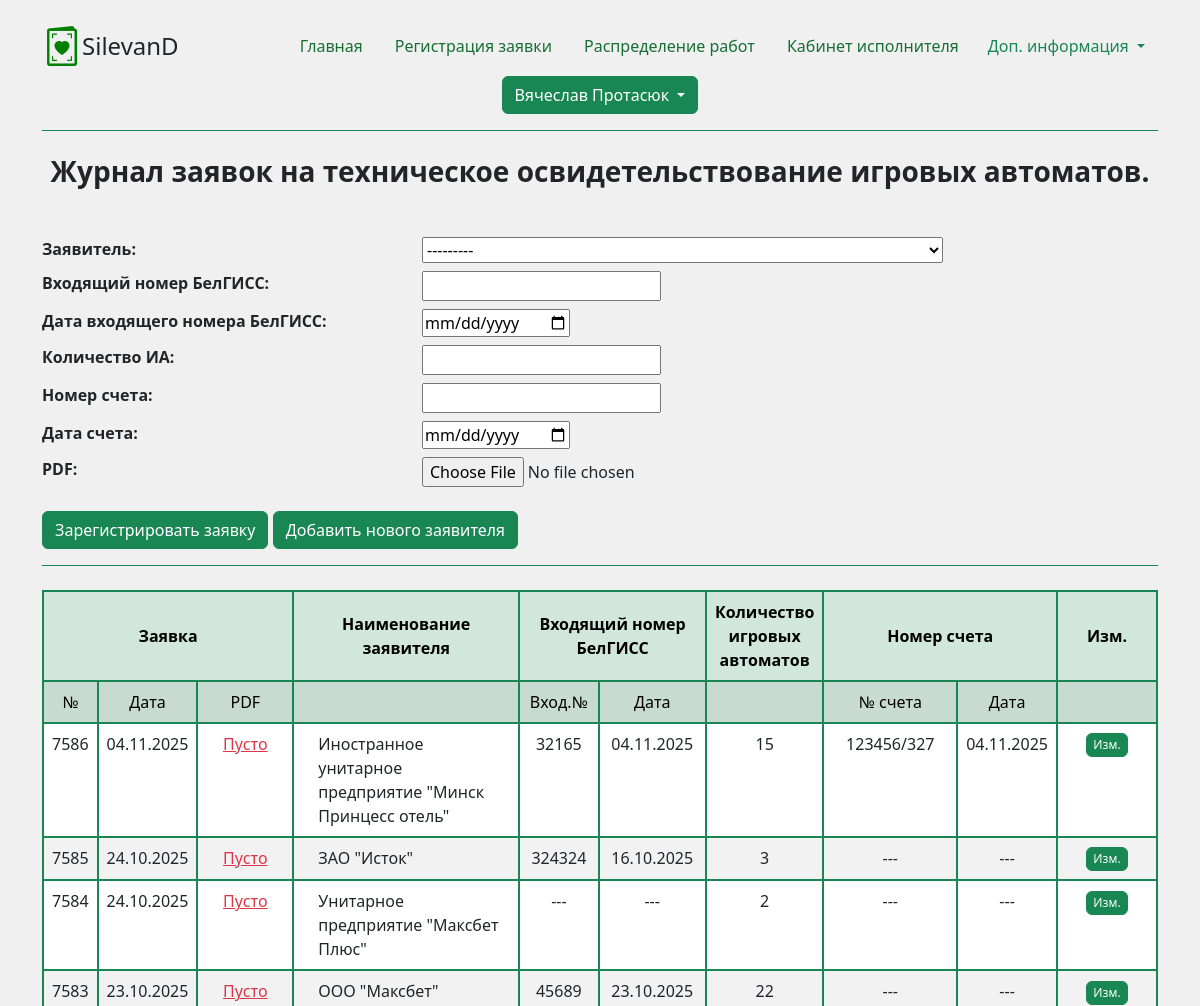
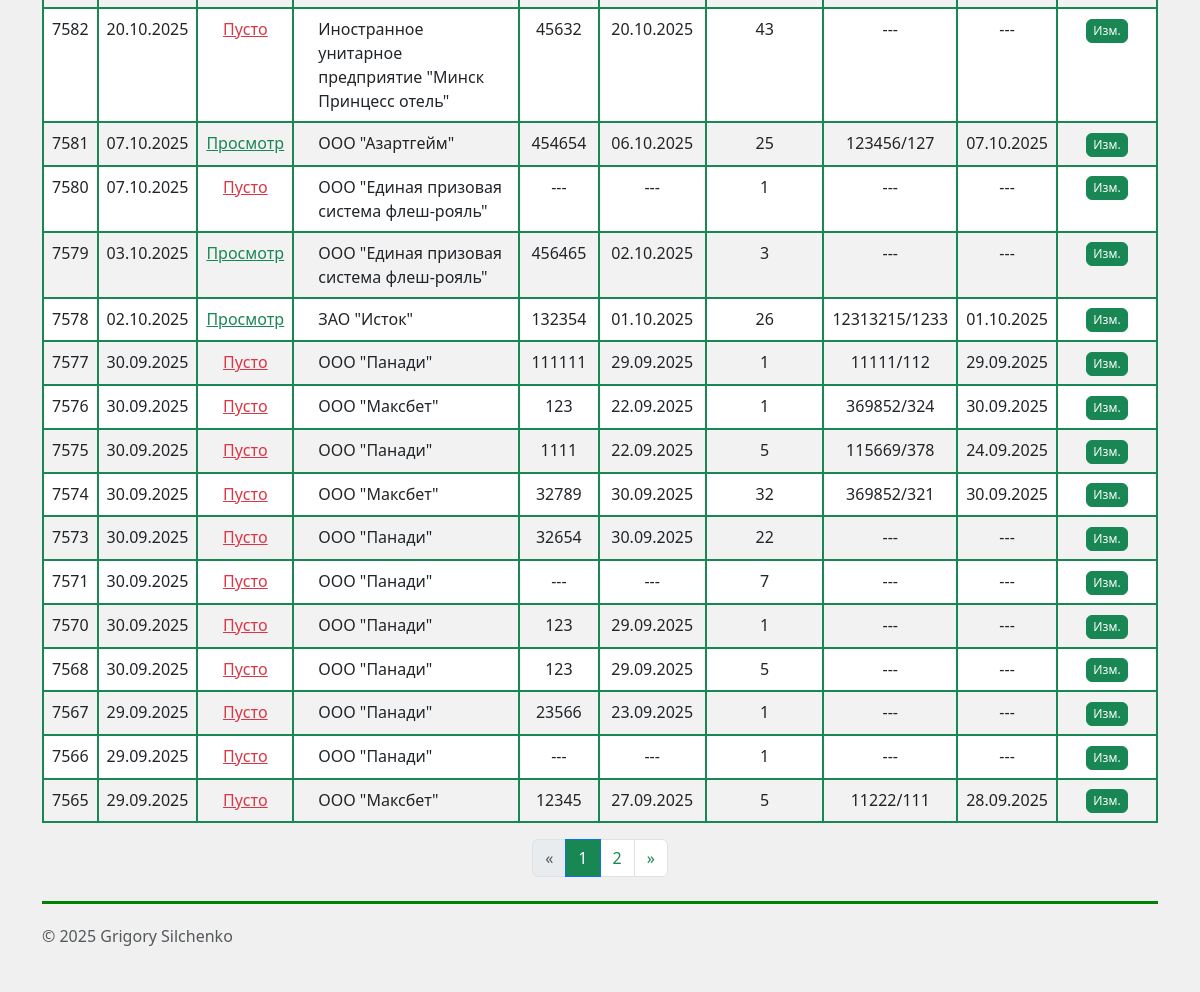
/application/ (signed in), run on the app's committed database (2 pictures, top to bottom).
### application/models.py (models this page shows, shortened)
class Application(models.Model):
    application_number = models.IntegerField()
    created_on = models.DateField(default=timezone.now, blank=True, null=True)
    application_number_belgiss = models.IntegerField(blank=True, null=True, verbose_name='Входящий номер БелГИСС')
    date_belgiss = models.DateField(blank=True, null=True, verbose_name='Дата входящего номера БелГИСС')
    num_of_mach = models.IntegerField(verbose_name='Количество ИА')
    bill_number = models.CharField(max_length=20, blank=True, null=True, verbose_name='Номер счета')
    bill_date = models.DateField(blank=True, null=True, verbose_name='Дата счета')
    pdf = models.FileField(verbose_name='PDF', upload_to='PDF/', blank=True, null=True)
    declarant = models.ForeignKey('Declarant', on_delete=models.CASCADE, related_name='applications', verbose_name='Заявитель')
    status = models.ForeignKey('Status', on_delete=models.CASCADE, related_name='applications')

class Declarant(models.Model):
    name = models.CharField(max_length=200, verbose_name='Наименование заявителя')
    address = models.TextField(max_length=500, verbose_name='Юридический адрес')
    unp = models.IntegerField(verbose_name='УНП')
    def __str__(self):
        return self.name

### application/views.py (the view, shortened to what this page needs)
# urls.py: path('', include('application.urls')),
@permission_required('application.view_application')
def application(request):
    applications = Application.objects.all().order_by('-id')
    paginator = Paginator(applications, 20)
    page_number = request.GET.get('page')
    page_obj = paginator.get_page(page_number)
    last_app = applications.first().application_number
    if last_app:
        application_number_new = last_app + 1
    else:
        application_number_new = 1
    created_on_new = date.today()
    form = ApplicationInput()
    success_message, danger_message = '', ''
    context = (
        {'applications': applications,
         'page_obj': page_obj,
         'form': form,
         'success_message': success_message,
         'danger_message': danger_message
         }
    )
    return render(request, 'application.html', context)

### application/forms.py (shortened to what this page needs)
class ApplicationInput(forms.ModelForm):
    class Meta:
        model = Application
        fields = ['declarant',
                  'application_number_belgiss',
                  'date_belgiss',
                  'num_of_mach',
                  'bill_number',
                  'bill_date',
                  'pdf']
        widgets = {
            'date_belgiss': forms.DateInput(attrs={'type': 'date'}),
            'bill_date': forms.DateInput(attrs={'type': 'date'}),
            'pdf': forms.ClearableFileInput()
        }

### application/templates/application.html (shortened to what this page needs)
{% extends "base.html" %}
{% block page_content %}
<div class="container">
    <br>
        <h3 class="d-flex justify-content-center">
            <b>Журнал заявок на техническое освидетельствование игровых автоматов.</b>
        </h3>
    <br>
        <div class="d-flex justify-content-center py-3 mb-4 border-bottom border-success">
            <div>
                    <form action="{% url 'application' %}" method="post" enctype="multipart/form-data">
                        <dl class="row">
                        {% for field in form %}
                            <dt class="col-sm-4">{{ field.label_tag }}</dt>
                            <dd class="col-sm-8">{{ field }}</dd>
                        {% endfor %}
                        </dl>
                        <button type="submit" class="btn btn-success">Зарегистрировать заявку</button>
                        <a href="{% url 'declarant' %}" class="btn btn-success">Добавить нового заявителя</a>
                    </form>
            </div>
        </div>
    <table class="table table-hover table-striped table-bordered border-2 border-success text-center">
      <thead class="table table-success table-bordered border-success align-middle">
        <tr>
          <th scope="col" colspan="3">Заявка</th>
          <th scope="col" rowspan="2">Наименование заявителя</th>
          <th scope="col" colspan="2">Входящий номер БелГИСС</th>
          <th scope="col" rowspan="2" style="width: 100px;">Количество игровых автоматов</th>
          <th scope="col" colspan="2">Номер счета</th>
          <th scope="col" rowspan="2"style="width: 100px;">Изм.</th>
        </tr>
      <tbody>
        <tr class="table table-success table-bordered border-success align-middle">
          <td scope="col">№</td>
          <td scope="col">Дата</td>
          <td scope="col">PDF</td>
          <td scope="col"></td>
          <td scope="col">Вход.№</td>
          <td scope="col">Дата</td>
          <td scope="col"></td>
          <td scope="col">№ счета</td>
          <td scope="col">Дата</td>
          <td scope="col"></td>
        </tr>
      {% for app in page_obj %}
        <tr>
          <td>{{ app.application_number }}</td>
          <td>{{ app.created_on|date:"d.m.Y" }}</td>
          <td>
              {% if app.pdf %}
                <a href="{{ app.pdf.url }}" class="text text-success" target="_blank">Просмотр</a>
              {% else %}
                <a class="text text-danger">Пусто</a>
              {% endif %}
          </td>
          <td class="text-start ps-4">{{ app.declarant }}</td>
          <td>
              {% if app.application_number_belgiss %}
                  {{ app.application_number_belgiss }}
              {% else %}
                   ---
              {% endif %}
          </td>
          <td>
              {% if app.date_belgiss|date:"d.m.Y" %}
                  {{ app.date_belgiss|date:"d.m.Y" }}
              {% else %}
                   ---
              {% endif %}
          </td>
          <td>{{ app.num_of_mach }}</td>
          <td>
              {% if app.bill_number %}
                  {{ app.bill_number }}
              {% else %}
                   ---
              {% endif %}
          </td>
          <td>
              {% if app.bill_date|date:"d.m.Y" %}
                  {{ app.bill_date|date:"d.m.Y" }}
              {% else %}
                   ---
              {% endif %}
          </td>
          <td><a href="{% url 'application_change' app.pk  %}" class="btn btn-success" style="padding: 2px 6px; font-size: 12px;">Изм.</a>
          </td>
        </tr>
      {% endfor %}
      </tbody>
    </table>
</div>
{% if page_obj.has_other_pages %}
<nav aria-label="Page navigation">
  <ul class="pagination justify-content-center">
    {% if page_obj.has_previous %}
      <li class="page-item">
        <a class="page-link text-success" href="?page={{ page_obj.previous_page_number }}{% if flag_get %}&is_publ=1{% endif %}{% if title_get %}&title={{ title_get }}{% endif %}{% if category_get %}&cat={{ category_get }}{% endif %}{% if order %}&order={{ order }}{% endif %}" aria-label="Previous">
          <span aria-hidden="true">&laquo;</span>
        </a>
      </li>
    {% else %}
      <li class="page-item disabled">
        <span class="page-link" aria-hidden="true">&laquo;</span>
      </li>
    {% endif %}
    {% for num in page_obj.paginator.page_range %}
      {% if num == page_obj.number %}
        <li class="page-item active" aria-current="page">
          <span class="page-link bg-success text-white">{{ num }}</span>
        </li>
      {% else %}
        <li class="page-item">
          <a class="page-link text-success" href="?page={{ num }}">{{ num }}</a>
        </li>
      {% endif %}
    {% endfor %}
    {% if page_obj.has_next %}
      <li class="page-item">
        <a class="page-link text-success" href="?page={{ page_obj.next_page_number }}" aria-label="Next">
          <span aria-hidden="true">&raquo;</span>
        </a>
      </li>
    {% else %}
      <li class="page-item disabled">
        <span class="page-link " aria-hidden="true">&raquo;</span>
      </li>
    {% endif %}
  </ul>
</nav>
{% endif %}
{% endblock %}

### templates/base.html (shortened to what this page needs)
<!doctype html>
<html lang="ru">
  <head>
    <link href="https://cdn.jsdelivr.net/npm/bootstrap@5.3.0/dist/css/bootstrap.min.css" rel="stylesheet">
    <link rel="stylesheet" href="https://cdn.jsdelivr.net/npm/bootstrap-icons/font/bootstrap-icons.css">
  </head>
  <body style="background-color: #f0f0f0;">
    <div class="container">
      <header class="d-flex flex-wrap justify-content-center align-items-center py-3 border-bottom border-success">
        <a href="/" class="d-flex align-items-center mb-3 mb-md-0 me-md-auto text-dark text-decoration-none">
          <i class="bi bi-valentine2" style="font-size: 40px; color: green;"></i>
          <span class="fs-4">SilevanD</span>
        </a>
        <ul class="nav nav-pills">
          <li class="nav-item"><a href="{% url 'home' %}" class="nav-link" aria-current="page">Главная</a></li>
          <li class="nav-item"><a href="{% url 'application' %}" class="nav-link">Регистрация заявки</a></li>
          <li class="nav-item"><a href="{% url 'distribution' %}" class="nav-link">Распределение работ</a></li>
          <li class="nav-item"><a href="{% url 'act_creation' %}" class="nav-link">Кабинет исполнителя</a></li>
        </ul>
        <div class="dropdown">
          <button class="btn text-success dropdown-toggle" type="button" data-bs-toggle="dropdown" aria-expanded="false">
            Доп. информация
          </button>
        </div>
        <div class="d-flex align-items-center">
          {% if request.user.is_authenticated %}
            <div class="dropdown">
              <button class="btn btn-success dropdown-toggle" type="button" id="dropdownLogout" data-bs-toggle="dropdown" aria-expanded="false">
                {{ request.user.get_full_name|default:request.user.username }}
              </button>
            </div>
          {% else %}
            <a class="btn btn-outline-success" href="{% url 'login' %}">Войти</a>
          {% endif %}
        </div>
      </header>
    </div>
    {% block page_content %}
    {% endblock %}
    <div class="container">
      <footer class="d-flex flex-wrap justify-content-between align-items-center py-3 my-4" style="border-top: 3px solid green; margin: 0;">
        <p class="col-md-4 mb-0 text-body-secondary">© 2025 Grigory Silchenko</p>
        <a href="/" class="col-md-4 d-flex align-items-center justify-content-center mb-3 mb-md-0 me-md-auto
        link-body-emphasis text-decoration-none" aria-label="Bootstrap">
          <svg class="bi me-2" width="40" height="32" aria-hidden="true"><use xlink:href="#bootstrap"></use></svg>
        </a>
      </footer>
    </div>
  </body>
</html>

### templates/base.html (style rules this page uses)
h1, h3, h5 { text-align: center; }
.nav-link { background-color: #f0f0f0; color: #176e35; }
.table-bordered, .table-bordered th, .table-bordered td { border: 1px solid #198754 !important; }
.table { border-collapse: separate; border-spacing: 0; }

### data on the page
Application: application_number "7586", created_on "04.11.2025", pdf "Пусто", declarant "Иностранное унитарное предприятие \"Минск Принцесс отель\"", application_number_belgiss "32165", date_belgiss "04.11.2025", num_of_mach "15", bill_number "123456/327", bill_date "04.11.2025"
Application: application_number "7585", created_on "24.10.2025", pdf "Пусто", declarant "ЗАО \"Исток\"", application_number_belgiss "324324", date_belgiss "16.10.2025", num_of_mach "3"
Application: application_number "7584", created_on "24.10.2025", pdf "Пусто", declarant "Унитарное предприятие \"Максбет Плюс\"", num_of_mach "2"
Application: application_number "7583", created_on "23.10.2025", pdf "Пусто", declarant "ООО \"Максбет\"", application_number_belgiss "45689", date_belgiss "23.10.2025", num_of_mach "22"
Application: application_number "7582", created_on "20.10.2025", pdf "Пусто", declarant "Иностранное унитарное предприятие \"Минск Принцесс отель\"", application_number_belgiss "45632", date_belgiss "20.10.2025", num_of_mach "43"
Application: application_number "7581", created_on "07.10.2025", declarant "ООО \"Азартгейм\"", application_number_belgiss "454654", date_belgiss "06.10.2025", num_of_mach "25", bill_number "123456/127", bill_date "07.10.2025"
Application: application_number "7580", created_on "07.10.2025", pdf "Пусто", declarant "ООО \"Единая призовая система флеш-рояль\"", num_of_mach "1"
Application: application_number "7579", created_on "03.10.2025", declarant "ООО \"Единая призовая система флеш-рояль\"", application_number_belgiss "456465", date_belgiss "02.10.2025", num_of_mach "3"
Application: application_number "7578", created_on "02.10.2025", declarant "ЗАО \"Исток\"", application_number_belgiss "132354", date_belgiss "01.10.2025", num_of_mach "26", bill_number "12313215/1233", bill_date "01.10.2025"
Application: application_number "7577", created_on "30.09.2025", pdf "Пусто", declarant "ООО \"Панади\"", application_number_belgiss "111111", date_belgiss "29.09.2025", num_of_mach "1", bill_number "11111/112", bill_date "29.09.2025"
Application: application_number "7576", created_on "30.09.2025", pdf "Пусто", declarant "ООО \"Максбет\"", application_number_belgiss "123", date_belgiss "22.09.2025", num_of_mach "1", bill_number "369852/324", bill_date "30.09.2025"
Application: application_number "7575", created_on "30.09.2025", pdf "Пусто", declarant "ООО \"Панади\"", application_number_belgiss "1111", date_belgiss "22.09.2025", num_of_mach "5", bill_number "115669/378", bill_date "24.09.2025"
Application: application_number "7574", created_on "30.09.2025", pdf "Пусто", declarant "ООО \"Максбет\"", application_number_belgiss "32789", date_belgiss "30.09.2025", num_of_mach "32", bill_number "369852/321", bill_date "30.09.2025"
Application: application_number "7573", created_on "30.09.2025", pdf "Пусто", declarant "ООО \"Панади\"", application_number_belgiss "32654", date_belgiss "30.09.2025", num_of_mach "22"
Application: application_number "7571", created_on "30.09.2025", pdf "Пусто", declarant "ООО \"Панади\"", num_of_mach "7"
Application: application_number "7570", created_on "30.09.2025", pdf "Пусто", declarant "ООО \"Панади\"", application_number_belgiss "123", date_belgiss "29.09.2025", num_of_mach "1"
Application: application_number "7568", created_on "30.09.2025", pdf "Пусто", declarant "ООО \"Панади\"", application_number_belgiss "123", date_belgiss "29.09.2025", num_of_mach "5"
Application: application_number "7567", created_on "29.09.2025", pdf "Пусто", declarant "ООО \"Панади\"", application_number_belgiss "23566", date_belgiss "23.09.2025", num_of_mach "1"
Application: application_number "7566", created_on "29.09.2025", pdf "Пусто", declarant "ООО \"Панади\"", num_of_mach "1"
Application: application_number "7565", created_on "29.09.2025", pdf "Пусто", declarant "ООО \"Максбет\"", application_number_belgiss "12345", date_belgiss "27.09.2025", num_of_mach "5", bill_number "11222/111", bill_date "28.09.2025"

### other printed values
{{ request.user.get_full_name|default:request.user.username }} "Вячеслав Протасюк"
{{ field.label_tag }} "Заявитель:" "Входящий номер БелГИСС:" "Дата входящего номера БелГИСС:" "Количество ИА:" "Номер счета:" "Дата счета:" "PDF:"
{{ num }} "1"
{{ num }} "2"
